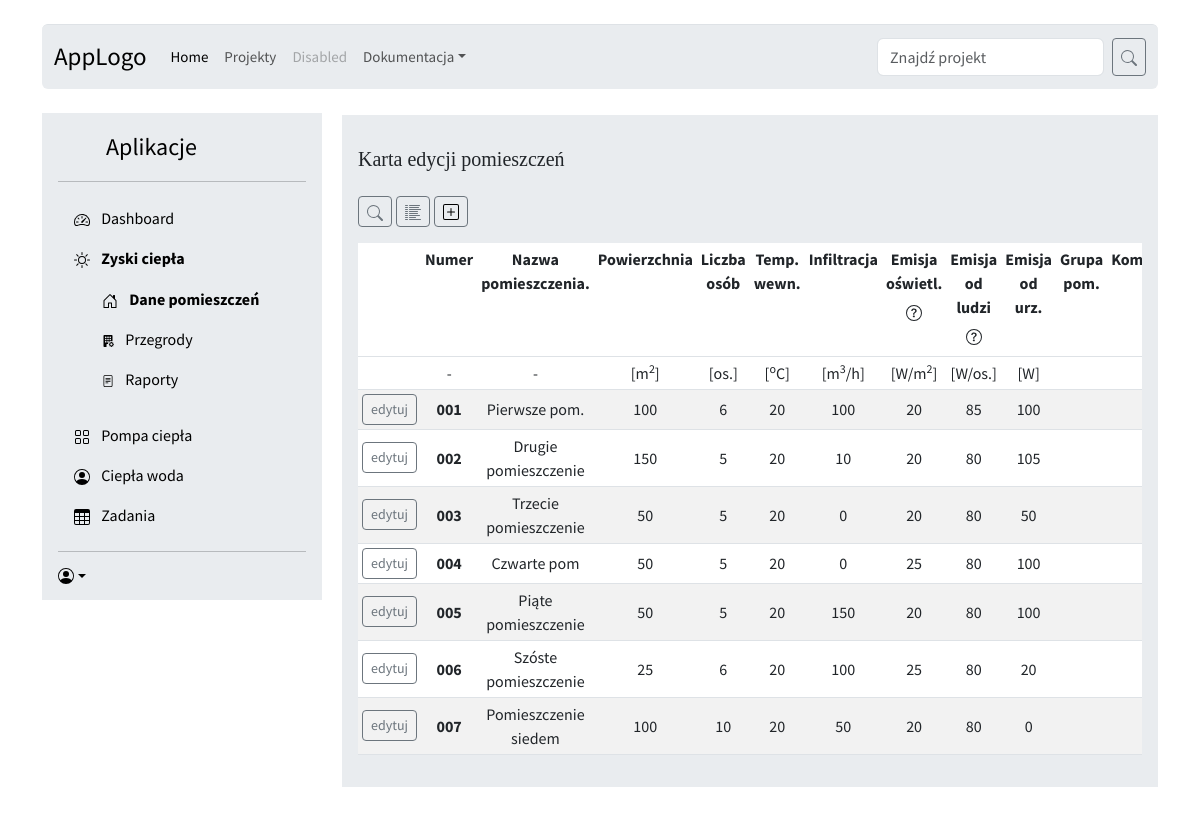
/projekty/1/zyski/rooms, run on the app's committed database.
### zyski/models.py (models this page shows, shortened)
class Rooms(models.Model):
    r_name = models.CharField(max_length=50,
                              help_text="Nazwa pomieszczenia")
    r_number = models.CharField(max_length=10,
                                help_text="Numer pomieszczenia")
    r_area = models.PositiveIntegerField(help_text = "Powierzchnia w m2")
    r_people = models.PositiveIntegerField(help_text="Ilość osób w pomieszczeniu")
    r_temp = models.PositiveIntegerField(default = 20, help_text="Temperatura w pomieszczeniu")
    r_air = models.PositiveIntegerField(default= 0, blank=True, help_text="Powietrze infiltracyjne")
    r_light = models.PositiveIntegerField(default = 20, help_text="Emisja od oświetlenia W/m2")
    r_person = models.PositiveIntegerField(default = 80, help_text="Emisja ciepła od ludzi W/os")
    r_devices = models.PositiveIntegerField(default = 0, blank=True, null=True, help_text="Emisja od urządzeń W")
    r_group = models.CharField(default = "", blank=True, max_length=10, help_text="Grupa pomieszczenia")
    r_comment = models.CharField(default = "", blank=True, max_length=80, help_text="Komentarz do pomieszczenia")
    projekt = models.ForeignKey(Projekt, on_delete=models.CASCADE,
                                help_text="Projekt, w którym jest pomieszczenie")
    walls = models.ManyToManyField('Walls', through="WallsRooms")

### zyski/views.py (the view)
# urls.py: path('projekty/<int:pk>/zyski/rooms', views.proj_rooms, name = 'proj_rooms'),
def proj_rooms(request,pk):
    proj = Projekt.objects.get(pk=pk)
    rooms = Rooms.objects.filter(projekt=pk).order_by('r_number')
    search_rooms = request.GET.get('searching_numbers','')
    if search_rooms:
        rooms = Rooms.objects.filter(r_number__icontains = search_rooms).filter(projekt=pk).order_by('r_number')
    else:
        search_rooms = request.GET.get('searching_names','')
        if search_rooms:
            rooms = Rooms.objects.filter(r_name__icontains = search_rooms).filter(projekt=pk).order_by('r_number')
    checked_row = request.POST.get("edycja")
    edited_room = None
    if request.method == "POST":
        if rooms and checked_row:
            edited_room = get_object_or_404(Rooms, pk = int(checked_row))
            form = RoomsForm(request.POST, instance = edited_room)
        else:
            form = RoomsForm(request.POST, instance = None)
        if form.is_valid():
            updated_room = form.save(False)
            updated_room.projekt = proj
            updated_room.save()
            return redirect("proj_rooms", proj.pk)
    else:
        form = RoomsForm()
    return render(request, "proj-rooms.html",{'proj': proj, 'rooms':rooms,
                                              'form':form, 'edited_room':edited_room,
                                              'checked_row':checked_row,
                                              'instance':edited_room, "search_rooms":search_rooms})

### zyski/templates/proj-rooms.html (shortened to what this page needs)
{% extends 'base.html' %}
{% load static %}
{% block content %}
<link href="{% static 'sidebars.css' %}" rel="stylesheet">
  <div class="d-flex flex-column flex-shrink-0 p-3 bg-body-secondary" style="width: 280px;">
    <a  class="d-flex align-items-center mb-3 mb-md-0 me-md-auto link-body-emphasis text-decoration-none">
      <svg class="bi pe-none me-2" width="40" height="32"><use xlink:href="#bootstrap"/></svg>
      <span class="fs-4">Aplikacje</span>
    </a>
    <hr>
    <ul class="nav nav-pills flex-column mb-auto">
      <li>
        <a href="/projekty/{{ proj.pk }}" class="nav-link link-body-emphasis">
          <svg class="bi pe-none me-2" width="16" height="16"><use xlink:href="#speedometer2"/></svg>
          Dashboard
        </a>
      </li>
      <li class="nav-item">
        <a href="/projekty/{{ proj.pk }}/zyski" class="nav-link link-body-emphasis"  aria-current="page">
          <b>Zyski ciepła</b>
        </a>
          <div class="container text-left ">
            <div class="row gx-4" style=" margin-top: -15px; ">
              <div class="col">
                <div class="p-3">
          <a href="#"  class="nav-link link-body-emphasis">
            <svg class="bi pe-none me-2" width="16" height="16"><use xlink:href="#home"/></svg>
            <b>Dane pomieszczeń</b>
          </a>
          <a href="parts" class="nav-link link-body-emphasis" >
            Przegrody
          </a>
          <a href="#" class="nav-link link-body-emphasis" >
            Raporty
          </a>
                </div>
              </div>
            </div>
          </div>
      </li>
      <li>
        <a href="#" class="nav-link link-body-emphasis">
          <svg class="bi pe-none me-2" width="16" height="16"><use xlink:href="#grid"/></svg>
          Pompa ciepła
        </a>
      </li>
      <li>
        <a href="#" class="nav-link link-body-emphasis">
          <svg class="bi pe-none me-2" width="16" height="16"><use xlink:href="#people-circle"/></svg>
          Ciepła woda
        </a>
      </li>
      <li>
        <a href="#" class="nav-link link-body-emphasis">
          <svg class="bi pe-none me-2" width="16" height="16"><use xlink:href="#table"/></svg>
          Zadania
        </a>
      </li>
    </ul>
    <hr>
    <div class="dropdown">
      <a href="#" class="d-flex align-items-center link-body-emphasis text-decoration-none dropdown-toggle" data-bs-toggle="dropdown" aria-expanded="false">
      </a>
    </div>
  </div>
  <div class="d-flex flex-column flex-shrink-0 p-3 bg-body-secondary" style=" margin-left: 300px; margin-top: -485px;" >
    <p><h5>Karta edycji pomieszczeń</h5>
    </p>
<p class = "fs-5">
    <a class="btn btn-sm btn-outline-secondary" type="button" data-bs-target="#collapseExample" data-bs-toggle="collapse" href="#" role="submit" aria-expanded="false" aria-controls="collapseExample" title="Wyszukiwanie pomieszczeń">
    </a>
    <a class="btn btn-sm btn-outline-secondary" href="{% url 'proj_rooms' proj.pk %}" role="submit" aria-expanded="false" value = "test" title="Wszystkie pomieszczenia">
    </a>
    <a class="btn btn-sm btn-outline-secondary" href="" type="button" data-bs-toggle="modal" data-bs-target="#staticBackdrop" title="Dodaj nowe pomieszczenie">
  </a>
</p>
      <form method = "post">
<div class="table-responsive">
<table class="table table-striped table-sm" style ="background-color: white; text-align:center;">
  <thead>
    <tr>
      <th scope="col" style="vertical-align: top"></th>
      <th scope="col" style="vertical-align: top">Numer</th>
      <th scope="col"style="vertical-align: top">Nazwa pomieszczenia.</th>
      <th scope="col"style="vertical-align: top">Powierzchnia</th>
      <th scope="col"style="vertical-align: top">Liczba osób</th>
      <th scope="col"style="vertical-align: top">Temp. wewn.</th>
      <th scope="col"style="vertical-align: top">Infiltracja</th>
      <th scope="col"style="vertical-align: top">Emisja oświetl.<br>
        <a class="btn  btn-outline" href="" type="button" data-bs-toggle="modal" data-bs-target="#staticBackdropLights" title="Sprawdź rodzaje oświetlenia"
        style="--bs-btn-font-size: 12px;">
        </a>
      </th>
      <th scope="col"style="vertical-align: top">Emisja od ludzi <br>
        <a class="btn  btn-outline" href="" type="button" data-bs-toggle="modal" data-bs-target="#staticBackdropPeople" title="Sprawdź emisję od ludzi"
        style="--bs-btn-font-size: 12px;">
        </a>
      </th>
      <th scope="col"style="vertical-align: top">Emisja od urz.</th>
      <th scope="col"style="vertical-align: top">Grupa pom.</th>
      <th scope="col"style="vertical-align: top">Komentarz</th>
    </tr>
    <tr>
      <td scope="col" style="vertical-align: top"></td>
      <td scope="col" style="vertical-align: top">-</td>
      <td scope="col"style="vertical-align: top">-</td>
      <td scope="col"style="vertical-align: top">[m<sup>2</sup>]</td>
      <td scope="col"style="vertical-align: top">[os.]</td>
      <td scope="col"style="vertical-align: top">[<sup>o</sup>C]</td>
      <td scope="col"style="vertical-align: top">[m<sup>3</sup>/h]</td>
      <td scope="col"style="vertical-align: top">[W/m<sup>2</sup>]<br></td>
      <td scope="col"style="vertical-align: top">[W/os.]</td>
      <td scope="col"style="vertical-align: top">[W]</td>
      <td scope="col"style="vertical-align: top"></td>
      <td scope="col"style="vertical-align: top"></td>
    </tr>
  </thead>
  {% block content_edit %}
  <tbody style="vertical-align: middle">
    {% for room in rooms %}
    <tr><th>
        <a class="btn btn-sm btn-outline-secondary" href="rooms/{{room.pk}}" role="submit" aria-expanded="false" value = "{{room.pk}}">edytuj</a></th>
      <th scope="row">{{room.r_number}} </th>
      <td>{{room.r_name}}</td>
      <td>{{room.r_area}}</td>
      <td>{{room.r_people}}</td>
      <td>{{room.r_temp}}</td>
      <td>{{room.r_air}}</td>
      <td>{{room.r_light}}</td>
      <td>{{room.r_person}}</td>
      <td>{{room.r_devices}}</td>
      <td>{{room.r_group}}</td>
      <td>{{room.r_comment}}</td>
    </tr>
    {% endfor %}
    {% endblock %}
  </tbody>
</table>
</div>
        </form>
        </div>
      </div>
{% endblock %}

### templates/base.html (shortened to what this page needs)
<!DOCTYPE html>
{% load static %}
<html lang="pl-PL">
<head>
    <link href="https://cdn.jsdelivr.net/npm/bootstrap@5.3.0-alpha3/dist/css/bootstrap.min.css" rel="stylesheet">
    <link rel="stylesheet" href="{% static 'main.css' %}">
</head>
<body>
    <div class="container">
        <nav class="navbar navbar-expand-lg bg-body-secondary rounded py-2 my-4 border-top" aria-label="Eleventh navbar example">
          <div class="container-fluid">
            <a class="navbar-brand" href="#">AppLogo</a>
            <div class="collapse navbar-collapse" id="navbarsExample09">
              <ul class="navbar-nav me-auto mb-2 mb-lg-0">
                <li class="nav-item">
                  <a class="nav-link active" aria-current="page" href="{% url 'base' %}">Home</a>
                </li>
                <li class="nav-item">
                  <a class="nav-link" href="{% url 'projekty' %}">Projekty</a>
                </li>
                <li class="nav-item">
                  <a class="nav-link disabled">Disabled</a>
                </li>
                <li class="nav-item dropdown">
                  <a class="nav-link dropdown-toggle" href="#" data-bs-toggle="dropdown" aria-expanded="false">Dokumentacja</a>
                </li>
              </ul>
              <form action="{% url 'proj-search' %}" class="d-flex" role="search">
                <input class="form-control me-2" type="search" placeholder="Znajdź projekt" aria-label="Search" name = "searching" value="">
                <button class="btn btn-sm btn-outline-secondary" type="submit"></button>
              </form>
            </div>
          </div>
        </nav>
        {% block content %}{% endblock %}
</body>
</html>

### static/main.css (style rules this page uses)
.navbar { min-height: 10px; font-size: 15px; margin-bottom: 20px; }
.navbar-brand { font-size: 25px; }
h1, h2, h3, h4, h5, h6 { font-family: 'Libre Baskerville', serif; }

### static/sidebars.css (style rules this page uses)
body { min-height: 100vh; min-height: -webkit-fill-available; }
html { height: -webkit-fill-available; }
.dropdown-toggle { outline: 0; }

### templates/base.html (style rules this page uses)
body { font-family: 'Source Sans Pro', sans-serif; background-color: #ffffffbc; padding-bottom: 20px; }

### data on the page
Rooms: {{ room.pk }} 36 (drawn), r_number "001", r_name "Pierwsze pom.", r_area "100", r_people "6", r_temp "20", r_air "100", r_light "20", r_person "85", r_devices "100"
Rooms: {{ room.pk }} 1 (drawn), r_number "002", r_name "Drugie pomieszczenie", r_area "150", r_people "5", r_temp "20", r_air "10", r_light "20", r_person "80", r_devices "105"
Rooms: {{ room.pk }} 15 (drawn), r_number "003", r_name "Trzecie pomieszczenie", r_area "50", r_people "5", r_temp "20", r_air "0", r_light "20", r_person "80", r_devices "50"
Rooms: {{ room.pk }} 3 (drawn), r_number "004", r_name "Czwarte pom", r_area "50", r_people "5", r_temp "20", r_air "0", r_light "25", r_person "80", r_devices "100"
Rooms: {{ room.pk }} 37 (drawn), r_number "005", r_name "Piąte pomieszczenie", r_area "50", r_people "5", r_temp "20", r_air "150", r_light "20", r_person "80", r_devices "100"
Rooms: {{ room.pk }} 38 (drawn), r_number "006", r_name "Szóste pomieszczenie", r_area "25", r_people "6", r_temp "20", r_air "100", r_light "25", r_person "80", r_devices "20"
Rooms: {{ room.pk }} 39 (drawn), r_number "007", r_name "Pomieszczenie siedem", r_area "100", r_people "10", r_temp "20", r_air "50", r_light "20", r_person "80", r_devices "0"
